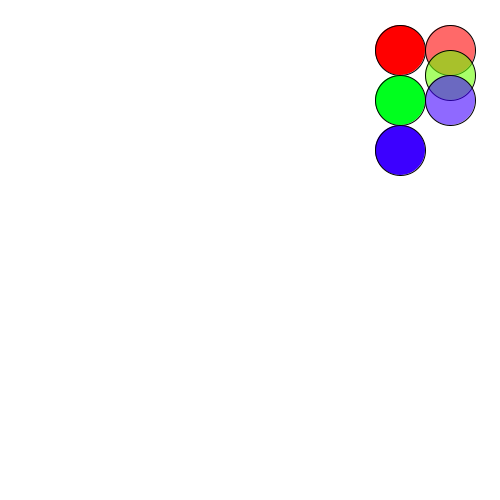
Frame 1 (no input)
Frame 60 (the mouse pressed at the canvas centre just before this capture): identical to frame 1, image omitted
Frame 120 (the mouse held since frame 60 and released just before this capture): identical to frame 1, image omitted

The Processing sketch that drew this single still picture (run headless with seeded random() and noise(); from frame 60 on, the mouse is pressed at the canvas centre):

// Processing sketch: colourModes
// ── colourModes.pde
/*
 * Everything related to the two colour modes (RGB, and HSB)
 */

void settings() {
  size(500, 500);
}

void setup() {
  //nothing here for now
}

void draw() {
  background(255); //white background
  colorMode(HSB, 255, 255, 255); //force HSB to be 255, 255, 255 maximums
  //colorMode(RGB, 255, 255, 255); //uses the RGB mode instead if you uncomment this line
  
  //three values uses a H, S, B, (Hue, Saturation, Brightness)
  //the values range from: 0 -> 255 each (as stated above
  fill(0, 255, 255);  //red
  ellipse(400, 50, 50, 50);
  fill(90, 255, 255);  //green
  ellipse(400, 100, 50, 50);
  fill(180, 255, 255);  //blue
  ellipse(400, 150, 50, 50);
  
  //four values uses a H, S, B, A (hue, saturation, brightness, alpha/opacity) setup
  //the values range from 0 -> 255 each
  //feel free to change the A value to play with what it looks like
  fill(0, 255, 255, 150);  //red
  ellipse(450, 50, 50, 50);
  fill(67, 255, 255, 150);  //green
  ellipse(450, 75, 50, 50);
  fill(181, 255, 255, 150);  //blue
  ellipse(450, 100, 50, 50);
  
  //this color mode might be harder to grasp, but it is easier to
  //get multi-color drawing easier in the future.
  //we will revisit this when we get to variables, and in loops
  
}
